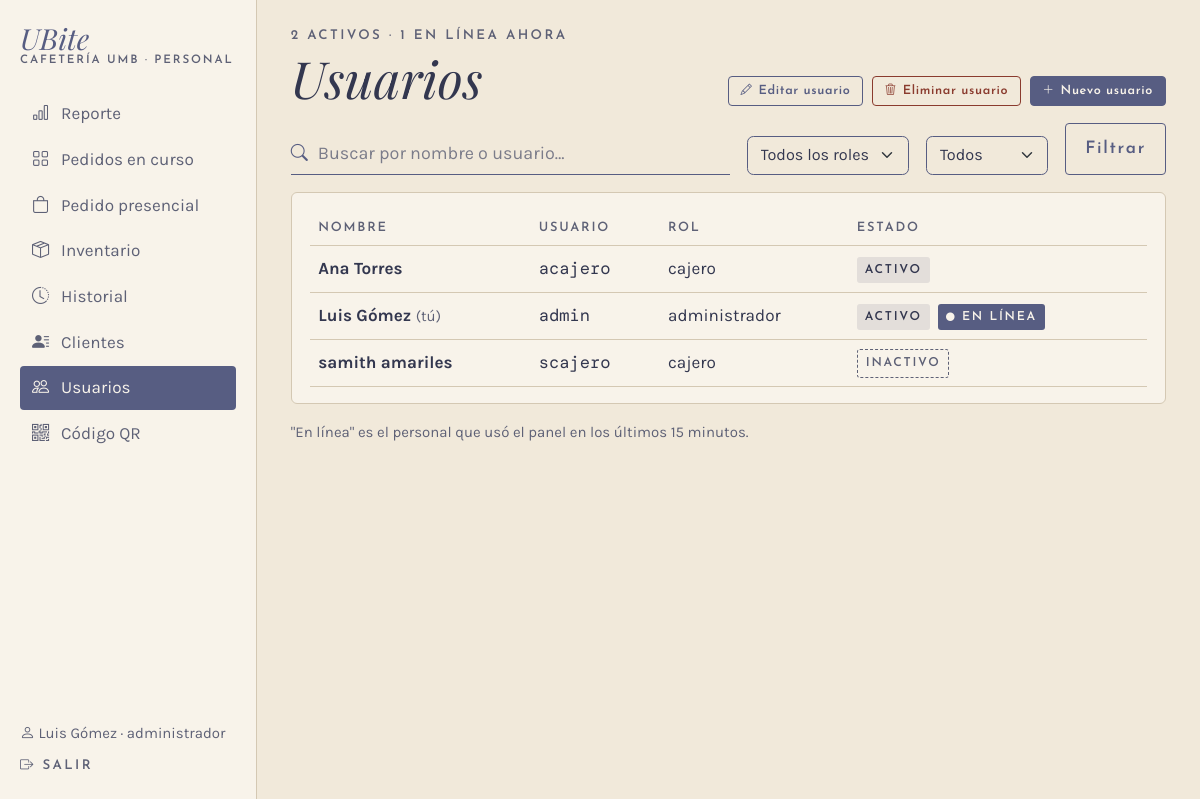
/admin/usuarios (signed in), run on the app's committed database.
### app/models.py (models this page shows, shortened)
class Usuario(UserMixin, db.Model):
    __tablename__ = "usuario"
    __table_args__ = (
        db.CheckConstraint("rol IN ('cajero', 'administrador')", name="ck_usuario_rol"),
    )
    id_usuario = db.Column(db.Integer, primary_key=True, autoincrement=True)
    nombre = db.Column(db.Text, nullable=False)
    rol = db.Column(db.Text, nullable=False)
    username = db.Column(db.Text, nullable=False, unique=True)
    password_hash = db.Column(db.Text, nullable=False)
    activo = db.Column(db.Boolean, nullable=False, default=True)
    @property
    def is_active(self):
        return bool(self.activo)

### app/routes/admin.py (the view)
@bp.route("/usuarios")
@rol_requerido("administrador")
def usuarios():
    filtros = {"buscar": request.args.get("buscar", "")[:40], "rol": request.args.get("rol", ""),
               "estado": request.args.get("estado", "")}
    todos = gestion.usuarios()
    lista = gestion.usuarios(**filtros) if any(filtros.values()) else todos
    limite = datetime.now() - timedelta(minutes=15)
    conectados = {i for i, t in en_linea.items() if t >= limite}
    return render_template("admin/usuarios.html", usuarios=lista, todos=todos,
                           conectados=conectados, filtros=filtros)

### app/__init__.py (called while the page is built)
@login_manager.user_loader
def cargar_usuario(id_usuario):
    from .models import Usuario
    u = db.session.get(Usuario, int(id_usuario))
    return u if u is not None and u.activo else None

### app/database.py (called while the page is built)
@event.listens_for(Engine, "begin")
def _iniciar(conexion):
    conexion.exec_driver_sql("BEGIN IMMEDIATE" if _escritura.get() else "BEGIN")

### app/gestion.py (called while the page is built)
def usuarios(buscar="", rol="", estado=""):
    lista = Usuario.query.order_by(Usuario.activo.desc(), Usuario.nombre).all()
    buscar = buscar.strip().lower()
    if buscar:
        lista = [u for u in lista if buscar in u.nombre.lower() or buscar in u.username]
    if rol:
        lista = [u for u in lista if u.rol == rol]
    if estado:
        lista = [u for u in lista if u.activo == (estado == "activo")]
    return lista

### app/routes/__init__.py (called while the page is built)
def rol_requerido(*roles):
    def decorador(vista):
        @wraps(vista)
        @login_required
        def envoltura(*args, **kwargs):
            if current_user.rol not in roles:
                abort(403)
            return vista(*args, **kwargs)
        return envoltura
    return decorador

def datos_menu():
    if not current_user.is_authenticated:
        return {}
    from flask import request
    admin = current_user.rol == "administrador"
    seccion = request.endpoint
    if seccion and seccion.startswith("inventario."):
        seccion = "inventario.lista"
    elif seccion in ("admin.usuario", "admin.nuevo_usuario", "admin.editar_usuario", "admin.eliminar_usuario"):
        seccion = "admin.usuarios"
    return {"es_admin": admin, "seccion": seccion,
            "menu_personal": MENU_ADMIN if admin else MENU_CAJERO,
            "menu_inferior": INFERIOR_ADMIN if admin else INFERIOR_CAJERO}

### app/routes/cliente.py (called while the page is built)
@bp.app_context_processor
def datos_carrito():
    carrito = session.get("carrito", {})
    return {"unidades_carrito": sum(carrito.values())}

### app/templates/admin/usuarios.html (shortened to what this page needs)
{% extends "caja/_base.html" %}
{% set titulo_barra = "Usuarios" %}
{% block panel %}
<div class="d-flex flex-wrap justify-content-between align-items-end gap-3 mb-3">
  <div>
    <p class="etiqueta mb-1">{{ todos|selectattr("activo")|list|length }} activos · {{ conectados|length }} en línea ahora</p>
    <h1 class="titulo display-5 mb-0 d-none d-lg-block">Usuarios</h1>
  </div>
  <div class="d-flex flex-wrap gap-2 acciones-modulo">
    <a class="btn btn-contorno" href="{{ url_for('admin.editar_usuario') }}"><i class="bi bi-pencil"></i> Editar usuario</a>
    <a class="btn btn-peligro" href="{{ url_for('admin.eliminar_usuario') }}"><i class="bi bi-trash3"></i> Eliminar usuario</a>
    <a class="btn btn-ubite" href="{{ url_for('admin.nuevo_usuario') }}"><i class="bi bi-plus-lg"></i> Nuevo usuario</a>
  </div>
</div>
<form method="get" class="d-flex flex-wrap gap-3 align-items-end mb-3" role="search">
  <div class="campo-icono flex-fill buscador"><i class="bi bi-search"></i>
    <input class="form-control linea-campo" name="buscar" value="{{ filtros.buscar }}" maxlength="40"
           placeholder="Buscar por nombre o usuario…" aria-label="Buscar usuario">
  </div>
  <select class="form-select selector-categoria" name="rol" aria-label="Rol">
    <option value="">Todos los roles</option>
  </select>
  <select class="form-select selector-categoria" name="estado" aria-label="Estado">
    <option value="">Todos</option>
  </select>
  <button class="btn btn-contorno">Filtrar</button>
</form>
{% if not usuarios %}
<div class="aviso">No hay usuarios que coincidan con la búsqueda.</div>
{% else %}
<div class="tarjeta">
  <table class="table tabla-ubite align-middle mb-0">
    <thead><tr><th>Nombre</th><th>Usuario</th><th>Rol</th><th>Estado</th></tr></thead>
    <tbody>
    {% for u in usuarios %}
    <tr class="{{ 'text-body-secondary' if not u.activo }}">
      <td class="fw-bold">{{ u.nombre }} {% if u.id_usuario == current_user.id_usuario %}<span class="small suave fw-normal">(tú)</span>{% endif %}</td>
      <td class="mono">{{ u.username }}</td>
      <td class="suave">{{ u.rol }}</td>
      <td class="text-nowrap">
        <span class="chip {{ 'chip-punteado' if not u.activo }}">{{ "Activo" if u.activo else "Inactivo" }}</span>
        {% if u.id_usuario in conectados %}<span class="chip chip-oscuro ms-1"><i class="bi bi-circle-fill" style="font-size:.5rem"></i> En línea</span>{% endif %}
      </td>
    </tr>
    {% endfor %}
    </tbody>
  </table>
</div>
{% endif %}
<p class="small suave mt-3">"En línea" es el personal que usó el panel en los últimos 15 minutos.</p>
{% endblock %}

### app/templates/caja/_base.html (shortened to what this page needs)
{% extends "base.html" %}
{% block clase_main %}{{ 'con-lateral' if es_admin }} container-xl py-4 con-barra-inferior{% endblock %}
{% block encabezado %}
{% if es_admin %}
<aside class="lateral d-none d-lg-flex">
  <a class="marca mb-4" href="{{ url_for('admin.reporte') }}"><span class="nombre">UBite</span><span class="sub">Cafetería UMB · Personal</span></a>
  <nav>
    {% for ruta, texto, icono in menu_personal %}
    <a href="{{ url_for(ruta) }}" class="{{ 'activo' if seccion == ruta }}"><i class="bi {{ icono }}"></i>{{ texto }}</a>
    {% endfor %}
  </nav>
  <div class="mt-auto pt-4 small">
    <div class="suave mb-2"><i class="bi bi-person"></i> {{ current_user.nombre }} · {{ current_user.rol }}</div>
    <a href="{{ url_for('auth.salir') }}" class="etiqueta text-decoration-none"><i class="bi bi-box-arrow-right"></i> Salir</a>
  </div>
</aside>
{% endif %}
{% endblock %}
{% block contenido %}
{% block panel %}{% endblock %}
{% endblock %}

### app/static/css/ubite.css (style rules this page uses)
:root { --papel: #F1E9DA; --papel-claro: #F8F3EA; --lavado: #E3DEDA; --linea: #D4C8B3; --tinta: #575D82; --tinta-oscura: #33374F; --tinta-suave: #5E6176; --alerta: #8A3B2E; --f-titulo: "Playfair Display", Georgia, serif; --f-etiqueta: "Josefin Sans", Arial, sans-serif; --f-texto: "Karla", Arial, sans-serif; --f-mono: "DM Mono", "Courier New", monospace; --bs-body-bg: var(--papel); --bs-body-color: var(--tinta-oscura); --bs-body-font-family: var(--f-texto); --bs-border-color: var(--linea); --bs-link-color-rgb: 51, 55, 79; --bs-link-hover-color-rgb: 87, 93, 130; }
html { background: var(--papel); font-size: clamp(16px, 0.55vw + 10.5px, 20px); }
body { min-height: 100vh; background: var(--papel); color: var(--tinta-oscura); font-family: var(--f-texto); }
.titulo { font-family: var(--f-titulo); font-style: italic; font-weight: 400; color: var(--tinta-oscura); line-height: 1.1; }
.etiqueta { font-family: var(--f-etiqueta); font-weight: 600; font-size: .78rem; letter-spacing: .18em; text-transform: uppercase; color: var(--tinta-suave); }
.mono { font-family: var(--f-mono); }
.suave { color: var(--tinta-suave); }
.marca { text-decoration: none; display: inline-block; line-height: 1; }
.marca .nombre { font-family: var(--f-titulo); font-style: italic; font-size: 1.7rem; color: var(--tinta); }
.marca .sub { display: block; margin-top: 2px; font-family: var(--f-etiqueta); font-weight: 600; font-size: .68rem; letter-spacing: .16em; text-transform: uppercase; color: var(--tinta-suave); }
.btn { font-family: var(--f-etiqueta); font-weight: 600; letter-spacing: .1em; border-radius: 4px; padding: .7rem 1.1rem; }
.btn-ubite { background: var(--tinta); border: 1px solid var(--tinta); color: var(--papel-claro); }
.btn-contorno { background: transparent; border: 1px solid var(--tinta); color: var(--tinta); }
.btn-peligro { background: transparent; border: 1px solid var(--alerta); color: var(--alerta); }
.acciones-modulo .btn { display: inline-flex; align-items: center; gap: .35rem; font-size: .74rem; letter-spacing: .05em; line-height: 1.2; padding: .38rem .7rem; }
.acciones-modulo .btn i { font-size: .9em; }
.form-control.linea-campo { background: transparent; border: 0; border-bottom: 1px solid var(--tinta); border-radius: 0; padding-left: 0; font-size: 1.05rem; color: var(--tinta-oscura); }
.campo-icono { display: flex; align-items: center; gap: 10px; border-bottom: 1px solid var(--tinta); }
.campo-icono i { color: var(--tinta); }
.campo-icono .linea-campo { border-bottom: 0; }
.form-control::placeholder { color: var(--tinta-suave); opacity: .8; }
.selector-categoria { width: auto; background-color: transparent; border-color: var(--tinta); color: var(--tinta-oscura); font-size: .95rem; }
.buscador { min-width: 14rem; }
.tarjeta { display: block; background: var(--papel-claro); border: 1px solid var(--linea); border-radius: 6px; padding: 16px 18px; }
.chip { display: inline-block; font-family: var(--f-etiqueta); font-weight: 600; font-size: .72rem; letter-spacing: .14em; text-transform: uppercase; background: var(--lavado); color: var(--tinta-oscura); padding: 4px 8px; border-radius: 3px; }
.chip-oscuro { background: var(--tinta); color: var(--papel-claro); }
.chip-punteado { background: transparent; border: 1px dashed var(--tinta-suave); color: var(--tinta-suave); }
.tabla-ubite { --bs-table-bg: transparent; --bs-table-color: var(--tinta-oscura); }
.tabla-ubite th { font-family: var(--f-etiqueta); font-size: .75rem; letter-spacing: .14em; text-transform: uppercase; color: var(--tinta-suave); font-weight: 600; }
.lateral { position: fixed; top: 0; bottom: 0; left: 0; width: 15rem; z-index: 30; flex-direction: column; padding: 24px 20px; background: var(--papel-claro); border-right: 1px solid var(--linea); overflow-y: auto; }
.lateral nav, .lateral-links { display: flex; flex-direction: column; gap: 2px; }
.lateral nav a, .lateral-links a { display: flex; align-items: center; gap: 12px; padding: 9px 12px; border-radius: 4px; color: var(--tinta-suave); text-decoration: none; }
.lateral nav a.activo, .lateral-links a.activo { background: var(--tinta); color: var(--papel-claro); }
.chip { white-space: nowrap; }

### data on the page
Usuario: nombre "Luis Gómez", rol "administrador", shows "(tú)", username "admin", activo "ACTIVO", shows "EN LÍNEA"
Usuario: nombre "Ana Torres", username "acajero", rol "cajero", activo "ACTIVO"
Usuario: nombre "samith amariles", username "scajero", rol "cajero", activo "INACTIVO"

### other printed values
{{ texto }} "Reporte" "Pedidos en curso" "Pedido presencial" "Inventario" "Historial" "Clientes" "Usuarios" "Código QR"
{{ todos|selectattr("activo")|list|length }} "2"
{{ conectados|length }} "1"
